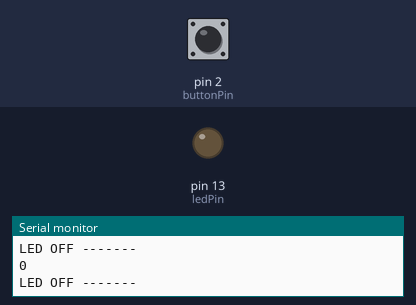
A sketch run on a simulated Arduino Uno, built with avr-gcc and run on an emulated ATmega328P. Shown: output pins drawn as LEDs (lit = HIGH), the last lines printed to the serial monitor. The inputs (shaded band) are chosen by the test bench; at power-on: pin 2 (buttonPin) LOW.

Above: at 2.8 s.
2.9 s: pin 2 (buttonPin) pulled HIGH for 1.2 s
At 4.2 s:
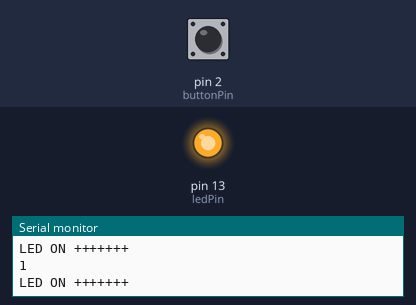
6.5 s: pin 2 (buttonPin) pulled HIGH for 3.2 s
At 10.7 s:
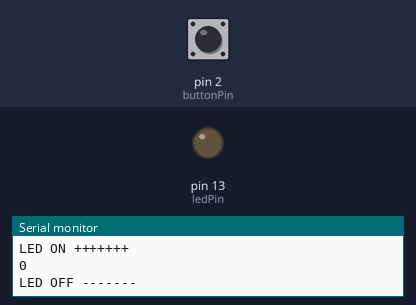
Timing chart, 0 to 12.2 s (numbered marks = the images above; inputs shaded):
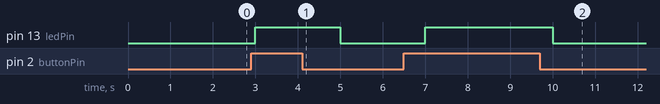

The sketch:

pushButton_test.ino
```cpp
//set pin numbers
const int ledPin = 13;         //const won't change
const int buttonPin = 2;

//variables will change
int buttonState = 0;          //variables for reading the pushbutton status

void setup() {

  Serial.begin(9600);
  pinMode(ledPin, OUTPUT);    //initialize the LED pin as an output
  pinMode(buttonPin, INPUT);  //initialize the pushbutton pin as an output
}

void loop() {

  buttonState = digitalRead(buttonPin); //read the state of the pushbutton value
 Serial.println(buttonState);
  if (buttonState == 1) {            //check if the pushbutton is pressed
    //if it is, the buttonState is HIGH
    digitalWrite(ledPin, HIGH);         //turn LED on
    Serial.println("LED ON +++++++");
  }
  else {

    digitalWrite(ledPin, 0);          // turn LED off
    Serial.println("LED OFF -------");
  }
 delay(1000);
}
```

Measured:
- after the input at 2.9 s, pin 13 (ledPin): LOW → HIGH after 0.10 s, → LOW 2.0 s later
- after the input at 6.5 s, pin 13 (ledPin): LOW → HIGH after 0.50 s, → LOW 3.0 s later
